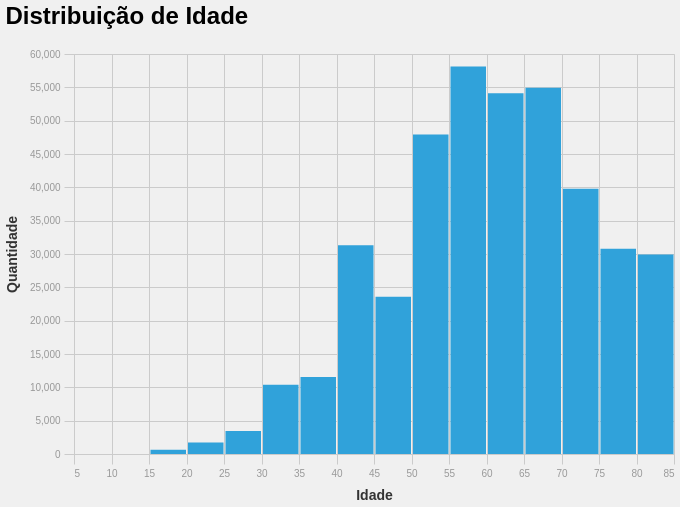

The cell this chart's notebook holds for it:
### Markdown cell above
Temos um coeficiente de variação (std / mean) de aproximadamente 23.5%, o que indica uma alta variabilidade nos dados. Irei plotar um histograma para compreender melhor essa variável, mas espero uma curva a esquerda.

### Code cell
# plotagem
(
    alt.Chart(df_idade_train.collect())
    .mark_bar()
    .encode(
        x=alt.X("age_approx", title="Idade").bin(maxbins=20),
        y=alt.Y("count()", title="Quantidade"),
    )
    .properties(width=600, height=400, title="Distribuição de Idade")
)

### Figure 1 — Vega specification as saved in the notebook (floating-point values rounded to 4 significant figures)
{"$schema": "https://vega.github.io/schema/vega/v6.json", "data": [{"name": "source_0", "values": [{"__count": 54109, "bin_maxbins_20_age_approx": 60.0, "bin_maxbins_20_age_approx_end": 65.0}, {"__count": 54946, "bin_maxbins_20_age_approx": 65.0, "bin_maxbins_20_age_approx_end": 70.0}, {"__count": 58123, "bin_maxbins_20_age_approx": 55.0, "bin_maxbins_20_age_approx_end": 60.0}, {"__count": 30801, "bin_maxbins_20_age_approx": 75.0, "bin_maxbins_20_age_approx_end": 80.0}, {"__count": 47924, "bin_maxbins_20_age_approx": 50.0, "bin_maxbins_20_age_approx_end": 55.0}, {"__count": 39775, "bin_maxbins_20_age_approx": 70.0, "bin_maxbins_20_age_approx_end": 75.0}, {"__count": 29943, "bin_maxbins_20_age_approx": 80.0, "bin_maxbins_20_age_approx_end": 85.0}, {"__count": 23580, "bin_maxbins_20_age_approx": 45.0, "bin_maxbins_20_age_approx_end": 50.0}, {"__count": 31297, "bin_maxbins_20_age_approx": 40.0, "bin_maxbins_20_age_approx_end": 45.0}, {"__count": 10400, "bin_maxbins_20_age_approx": 30.0, "bin_maxbins_20_age_approx_end": 35.0}, {"__count": 11543, "bin_maxbins_20_age_approx": 35.0, "bin_maxbins_20_age_approx_end": 40.0}, {"__count": 3433, "bin_maxbins_20_age_approx": 25.0, "bin_maxbins_20_age_approx_end": 30.0}, {"__count": 644, "bin_maxbins_20_age_approx": 15.0, "bin_maxbins_20_age_approx_end": 20.0}, {"__count": 1742, "bin_maxbins_20_age_approx": 20.0, "bin_maxbins_20_age_approx_end": 25.0}, {"__count": 1, "bin_maxbins_20_age_approx": 5.0, "bin_maxbins_20_age_approx_end": 10.0}]}, {"name": "source_0_y_domain___count", "values": [{"min": 1, "max": 58123}]}], "signals": [{"name": "bin_maxbins_20_age_approx_bins", "value": {"fields": ["age_approx"], "fname": "bin_age_approx", "start": 5.0, "step": 5.0, "stop": 85.0}}], "marks": [{"type": "rect", "name": "marks", "from": {"data": "source_0"}, "encode": {"update": {"x": {"field": "bin_maxbins_20_age_approx_end", "scale": "x", "offset": {"signal": "0.5 + (abs(scale(\"x\", datum[\"bin_maxbins_20_age_approx_end\"]) - scale(\"x\", datum[\"bin_maxbins_20_age_approx\"])) < 0.25 ? 0.5 * (0.25 - (abs(scale(\"x\", datum[\"bin_maxbins_20_age_approx_end\"]) - scale(\"x\", datum[\"bin_maxbins_20_age_approx\"])))) : -1)"}}, "fill": {"value": "#30a2da"}, "y": {"field": "__count", "scale": "y"}, "y2": {"value": 0, "scale": "y"}, "x2": {"field": "bin_maxbins_20_age_approx", "scale": "x", "offset": {"signal": "0.5 + (abs(scale(\"x\", datum[\"bin_maxbins_20_age_approx_end\"]) - scale(\"x\", datum[\"bin_maxbins_20_age_approx\"])) < 0.25 ? -0.5 * (0.25 - (abs(scale(\"x\", datum[\"bin_maxbins_20_age_approx_end\"]) - scale(\"x\", datum[\"bin_maxbins_20_age_approx\"])))) : 1)"}}}}, "style": ["bar"]}], "scales": [{"name": "x", "type": "linear", "domain": {"signal": "[bin_maxbins_20_age_approx_bins.start, bin_maxbins_20_age_approx_bins.stop]"}, "range": [0, {"signal": "width"}], "bins": {"signal": "bin_maxbins_20_age_approx_bins"}, "zero": false}, {"name": "y", "type": "linear", "domain": [{"signal": "(data(\"source_0_y_domain___count\")[0] || {}).min"}, {"signal": "(data(\"source_0_y_domain___count\")[0] || {}).max"}], "range": [{"signal": "height"}, 0], "nice": true, "zero": true}], "axes": [{"scale": "x", "orient": "bottom", "zindex": 0, "tickCount": {"signal": "ceil(width/10)"}, "gridScale": "y", "aria": false, "maxExtent": 0, "grid": true, "minExtent": 0, "ticks": false, "domain": false, "labels": false}, {"scale": "y", "ticks": false, "gridScale": "x", "tickCount": {"signal": "ceil(height/40)"}, "domain": false, "labels": false, "grid": true, "minExtent": 0, "zindex": 0, "aria": false, "maxExtent": 0, "orient": "left"}, {"scale": "x", "zindex": 0, "labelFlush": true, "title": "Idade", "orient": "bottom", "labelOverlap": true, "tickCount": {"signal": "ceil(width/10)"}, "grid": false}, {"scale": "y", "zindex": 0, "labelOverlap": true, "tickCount": {"signal": "ceil(height/40)"}, "orient": "left", "title": "Quantidade", "grid": false}], "title": {"text": "Distribuição de Idade", "offset": 20, "anchor": "start"}, "usermeta": {"embedOptions": {"theme": "fivethirtyeight"}}, "background": "#f0f0f0", "width": 600, "height": 400, "style": "cell", "config": {"group": {"fill": "#f0f0f0"}, "path": {"stroke": "#30a2da", "strokeWidth": 0.5}, "range": {"category": ["#30a2da", "#fc4f30", "#e5ae38", "#6d904f", "#8b8b8b", "#b96db8", "#ff9e27", "#56cc60", "#52d2ca", "#52689e", "#545454", "#9fe4f8"], "diverging": ["#cc0020", "#e77866", "#f6e7e1", "#d6e8ed", "#91bfd9", "#1d78b5"], "heatmap": ["#d6e8ed", "#cee0e5", "#91bfd9", "#549cc6", "#1d78b5"]}, "shape": {"stroke": "#30a2da"}, "axis": {"domainColor": "#cbcbcb", "grid": true, "gridColor": "#cbcbcb", "gridWidth": 1, "labelColor": "#999", "labelFontSize": 10, "titleColor": "#333", "tickColor": "#cbcbcb", "tickSize": 10, "titleFontSize": 14, "titlePadding": 10, "labelPadding": 4}, "axisBand": {"grid": false}, "legend": {"labelColor": "#333", "labelFontSize": 11, "padding": 1, "symbolSize": 30, "symbolType": "square", "titleColor": "#333", "titleFontSize": 14, "titlePadding": 10}, "style": {"arc": {"fill": "#30a2da"}, "area": {"fill": "#30a2da"}, "bar": {"fill": "#30a2da", "stroke": null}, "line": {"stroke": "#30a2da", "strokeWidth": 2}, "point": {"shape": "circle"}, "rect": {"fill": "#30a2da"}, "group-title": {"fontSize": 24, "fontWeight": 600}}}, "padding": 5}
